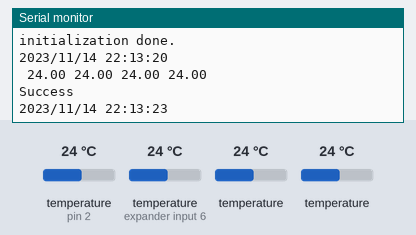
This sketch was run on a simulated Arduino Uno, built with avr-gcc and run on an emulated ATmega328P. On the bench: the last lines printed to the serial monitor. Inputs (shaded band) come from the test bench; at power-on: temperature (sensors on pin 2, expander input 6) 24 °C, temperature 24 °C. The local clock reads 2024-03-15 10:24:30 at power-on unless the sketch sets it; storage starts empty.

Above: at 4.2 s.
4.3 s: temperature (sensor on pin 2) set to 12 °C
At 5.7 s:
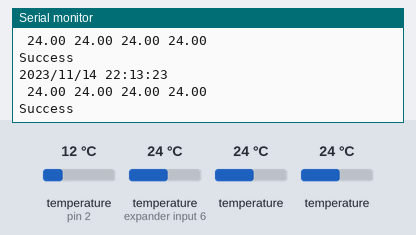
8.5 s: temperature (sensor on expander input 6) set to 12 °C
At 12.3 s:
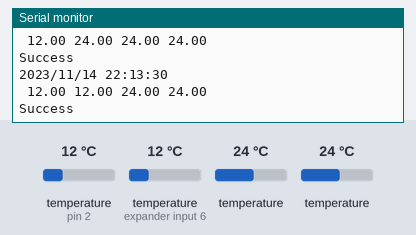
12.7 s: temperature (sensor 202) set to 12 °C
At 15.7 s:
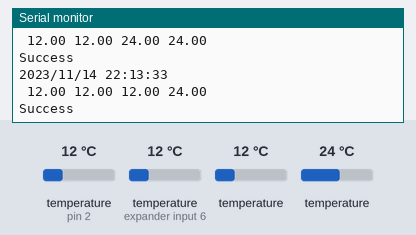
16.9 s: temperature (sensor 302) set to 12 °C
At 19.1 s:
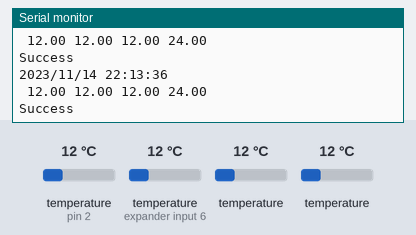
21.1 s: temperature (sensor on pin 2) set to 19 °C
At 24.6 s:
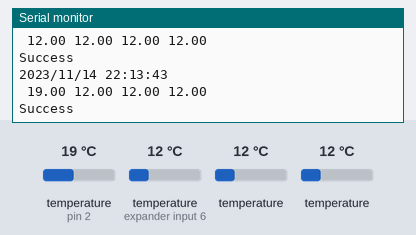
25.3 s: temperature (sensor on expander input 6) set to 19 °C
At 27.9 s:
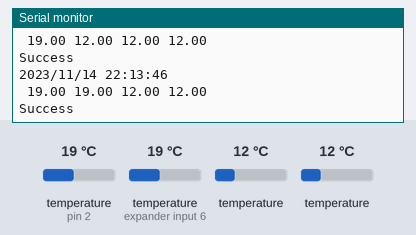
Timing chart, 0 to 29.4 s (numbered marks = the images above; inputs shaded):
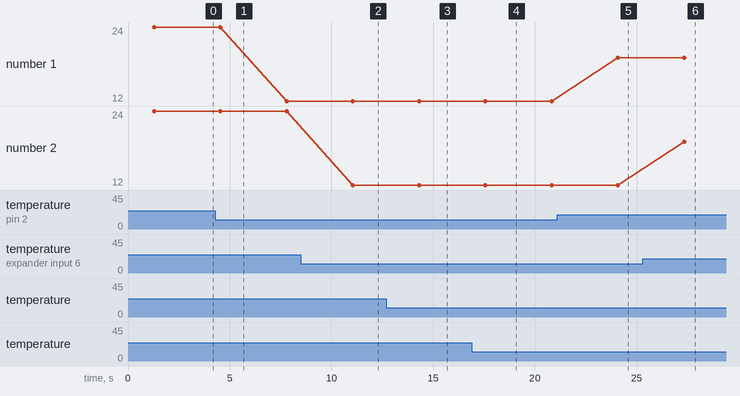

The sketch:

Final_Model_MILSET1.ino
```cpp
#include <OneWire.h>
#include <DallasTemperature.h>
#include <Wire.h>
#include "RTClib.h"
RTC_DS1307 rtc;
#include <SD.h> // SD library

//#include "SSD1306Ascii.h"
//#include "SSD1306AsciiAvrI2c.h"
//#define I2C_ADDRESS 0x3C //Address
//#define RST_PIN -1 //For OLED with no reset pin

// Data wire is plugged into digital pin 5 on the Arduino
#define ONE_WIRE_BUS 2 //The parallel wires are connected to D2

// Setup a oneWire instance to communicate with any OneWire device
OneWire oneWire(ONE_WIRE_BUS);

// Pass oneWire reference to DallasTemperature library
DallasTemperature sensors(&oneWire);

int deviceCount = 0;

float T1, T2, T3, T4; //Variables for the 4 thermometers

//const byte FileOnOffButton = 10; //toggle switch (ON-ON) for starting and stopping the logging

//bool WritingEnabled = false; //we switch the status of this with the buttons
//bool SwitchStatus = false; //by default, this is false that means that the switch is OFF (no logging)

unsigned long startTime;
unsigned long elapsedTime;

//SSD1306AsciiAvrI2c display;

int CS = 4; //chip select pin for the MicroSD Card Adapter, This is the CS Pin
File myfile; // file object that is used to read and write data

void setup(void)
{
  sensors.begin(); // Start up the library
  Serial.begin(9600);

  sensors.setResolution(10); //10 bit resolution (0.25°C step)

  // locate devices on the bus
  Serial.print("Locating devices...");
  Serial.print("Found ");
  deviceCount = sensors.getDeviceCount();
  Serial.print(deviceCount, DEC);
  Serial.println(" devices.");
  Serial.println("");

  //Pin for the switch pins
  //pinMode(FileOnOffButton, INPUT);
  //for RTC
while (!Serial); // for Leonardo/Micro/Zero
Serial.begin(9600);
if (! rtc.begin()) {
Serial.println("Couldn't find RTC");
while (1);
}
if (! rtc.isrunning()) {
Serial.println("RTC is NOT running!");
// following line sets the RTC to the date & time this sketch was compiled
// rtc.adjust(DateTime(F(__DATE__), F(__TIME__)));
// This line sets the RTC with an explicit date & time, for example to set
// January 21, 2014 at 3am you would call:
//rtc.adjust(DateTime(2019, 3, 3, 20, 0, 0));
}
//rtc.adjust(DateTime(2019, 3, 3, 20, 0, 0));
rtc.adjust(DateTime(F(__DATE__), F(__TIME__)));

  //SD card module-----------------------------------------------------------------------------------
  pinMode(CS, OUTPUT); // chip select pin is set as OUTPUT

  if (!SD.begin(CS))
  { // Initialize SD card
    Serial.println("No SD card found. Reset the device after inserting an SD card."); // if return value is false, something went wrong.
  }
    Serial.println("initialization done.");
  //Starting timer for the elapsed time
  startTime = millis();

}


//void ReadRTC(){
//
//}

void ReadSensors()
{
  elapsedTime = millis() - startTime;

  //Collect the values for each sensors
  sensors.requestTemperatures(); //request the temperature

  //Filling up the variables
  T1 = sensors.getTempCByIndex(0);
  T2 = sensors.getTempCByIndex(1);
  T3 = sensors.getTempCByIndex(2);
  T4 = sensors.getTempCByIndex(3);
}


void PrintSerial()
{
  DateTime now = rtc.now();
Serial.print(now.year(), DEC);
Serial.print('/');
Serial.print(now.month(), DEC);
Serial.print('/');
Serial.print(now.day(), DEC);
Serial.print(" ");
Serial.print(now.hour(), DEC);
Serial.print(':');
Serial.print(now.minute(), DEC);
Serial.print(':');
Serial.print(now.second(), DEC);
Serial.println();
delay(1000);
  //Serial.print(elapsedTime); //time in ms
  Serial.print(" ");  //space
  Serial.print(T1,2); //temperature, 2 digits (i.e. 28.12)
  Serial.print(" ");
  Serial.print(T2,2);
  Serial.print(" ");
  Serial.print(T3,2);
  Serial.print(" ");
  Serial.println(T4,2);
}

void WriteSD()
{
    myfile = SD.open("final.txt", FILE_WRITE); // open "final.txt" to write data; make sure that you want to write in the same file that you created in the setup()
    myfile.seek(EOF); //This goes to the End Of (the) File and _continues_ writing from there
    if (myfile)
    {
     // myfile.print(elapsedTime);
     DateTime now = rtc.now();
        myfile.print(now.year(), DEC);
        myfile.print('/');
        myfile.print(now.month(), DEC);
        myfile.print('/');
        myfile.print(now.day(), DEC);
        myfile.print(", ");
        myfile.print(now.hour(), DEC);
        myfile.print(':');
        myfile.print(now.minute(), DEC);
        myfile.print(':');
        myfile.print(now.second(), DEC);
      myfile.print(", ");
      myfile.print(T1,2);
      myfile.print(", ");
      myfile.print(T2,2);
      myfile.print(", ");
      myfile.print(T3);
      myfile.print(", ");
      myfile.print(T4);
       myfile.print("\n");
      myfile.close(); // close file
      Serial.println("Success"); //we print on the serial port, so we see that the writing to SD was OK. You can remove this
    } else {
      Serial.println("Could not open file (writing).");
    }
  //}
  //else
  //{

  //}
}

void loop()
{
  //ReadRTC();
  ReadSensors();
  PrintSerial();
  //PrintOLED();
  WriteSD();

  delay(2000);
}
```

Measured:
- after the input at 8.5 s, the serial monitor: prints a new line after 2.6 s (image 2)
- after the input at 12.7 s, the serial monitor: prints a new line after 1.6 s (image 3)
- after the input at 21.1 s, the serial monitor: prints a new line after 3.0 s (image 5)
- after the input at 25.3 s, the serial monitor: prints a new line after 2.0 s (image 6)
- plotted number 1: 24 → 12 after the input at 4.3 s, 12 → 19 after the input at 21.1 s
